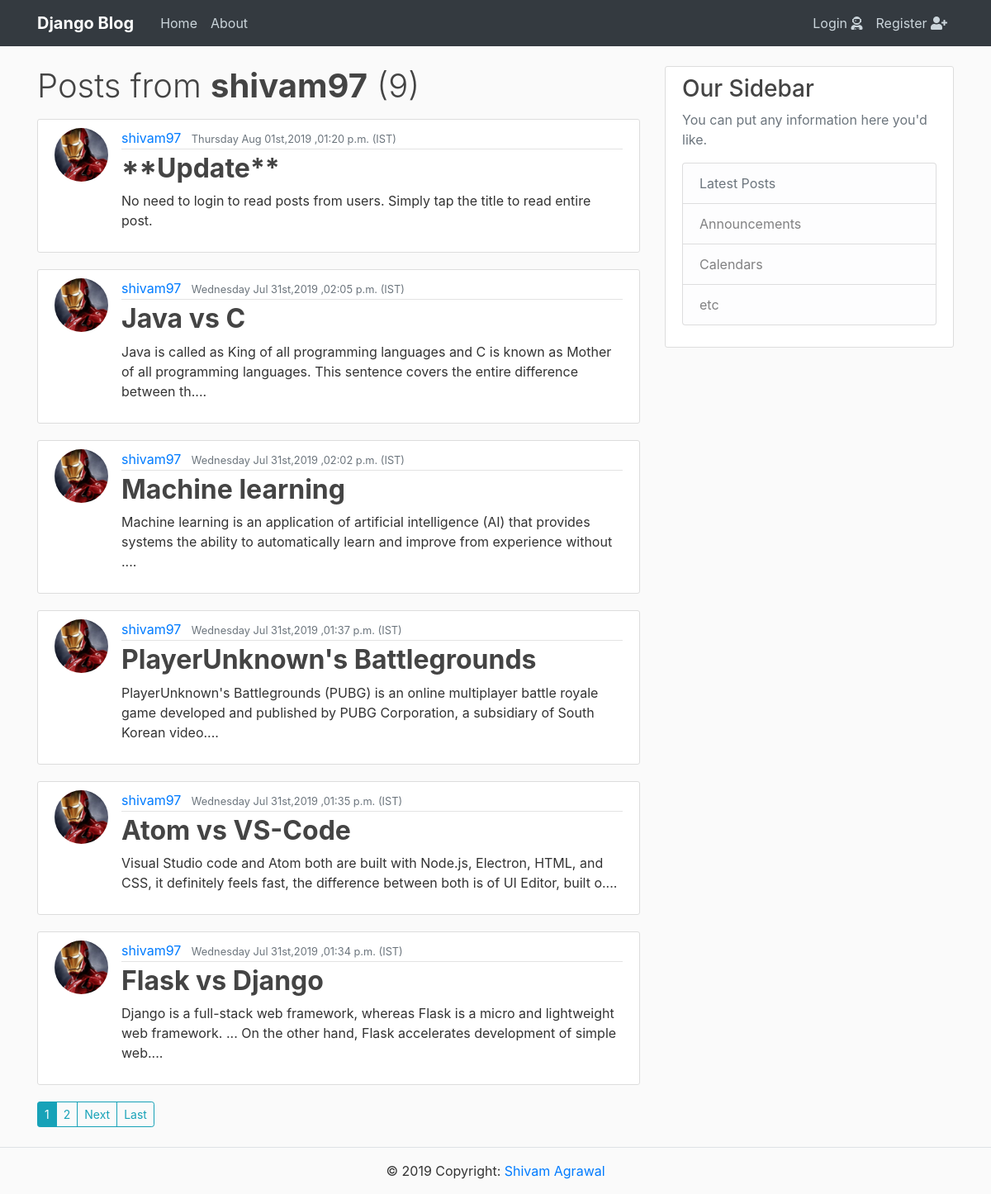
The page /user/shivam97/ on the database its author committed.
### Blog/models.py (models this page shows, shortened)
class BlogPost(models.Model):
    title = models.CharField(max_length=100)
    content = models.TextField()
    date_posted_on = models.DateTimeField(default=timezone.now)
    author = models.ForeignKey(User,on_delete = models.CASCADE)
    def snippet(self):
        if(len(self.content)>160):
            return self.content[:160]
        else:
            return self.content

### users/models.py (models this page shows, shortened)
class Profile(models.Model):
    user = models.OneToOneField(User,on_delete=models.CASCADE)
    profile_pic = models.ImageField(default='default.jpg',upload_to='profile_pics')
    bio = models.TextField(max_length=100)

### Blog/views.py (the view)
# urls.py: path('user/<username>/',UserPostListView.as_view(),name='user-posts'),
class UserPostListView(ListView):
    model = BlogPost
    template_name = 'Blog/user_posts.html'
    context_object_name = 'posts'
    paginate_by = 6
    def get_queryset(self):
        user = get_object_or_404(User,username=self.kwargs.get('username'))
        return BlogPost.objects.filter(author=user).order_by('-date_posted_on')

### templates/Blog/user_posts.html (shortened to what this page needs)
{% extends "blog/base.html" %}
{% block body_block %}
    <h1 class="mb-3 font-weight-light" >Posts from <span class="font-weight-bold">{{view.kwargs.username}}</span> ({{page_obj.paginator.count}})</h1>
    {% for post in posts %}
        <article class="media content-section">
          <img class="rounded-circle article-img" src="{{ post.author.profile.profile_pic.url }}" alt="">
          <div class="media-body">
            <div class="article-metadata">
              <a class="mr-2" href="{% url 'user-posts' post.author.username %}">{{ post.author }}</a>
              <small class="text-muted">{{ post.date_posted_on|date:'l M dS,Y ,h:i a (T)' }}</small>
            </div>
            <h2><a class="article-title font-weight-bold" href="{% url 'post-detail' post.id %}">{{ post.title }}</a></h2>
            {% if post.snippet|length >= 160 %}
              <p class="article-content" data-toggle="tooltip" data-placement="right" title="Click Title to read entire post">{{ post.snippet }}....</p>
            {% else %}
              <p class="article-content" >{{ post.snippet }}</p>
            {% endif %}
          </div>
        </article>
    {% endfor %}
    {% if is_paginated %}
    <div class="btn-group" role="group" aria-label="Basic example">
      {% for num in page_obj.paginator.page_range %}
        {% if page_obj.number == num %}
          <a class="btn btn-info btn-sm mb-4" href="?page={{ num }}">{{ num }}</a>
        {% elif num > page_obj.number|add:'-2' and num < page_obj.number|add:'2' %}
          <a class="btn btn-outline-info btn-sm mb-4" href="?page={{ num }}">{{ num }}</a>
        {% endif %}
      {% endfor %}
      {% if page_obj.has_next %}
        <a class="btn btn-outline-info btn-sm mb-4" href="?page={{ page_obj.next_page_number }}">Next</a>
        <a class="btn btn-outline-info btn-sm mb-4" href="?page={{page_obj.paginator.num_pages}}">Last</a>
      {% endif %}
    </div>
    {% endif %}
{% endblock body_block %}

### static/Blog/style.css (style rules this page uses)
html { height: 100%; }
body { height: 100%; background: #fafafa; color: #333333; margin-top: 5rem; }
h1, h2, h3, h4, h5, h6 { color: #444444; }
.content-section { background: #ffffff; padding: 10px 20px; border: 1px solid #dddddd; border-radius: 3px; margin-bottom: 20px; }
.article-title { color: #444444; }
.article-content { white-space: pre-line; }
.article-img { height: 65px; width: 65px; margin-right: 16px; }
.article-metadata { padding-bottom: 1px; margin-bottom: 4px; border-bottom: 1px solid #e3e3e3 }

### rows shown on the page
BlogPost: author.profile.profile_pic (picture), author "shivam97", date_posted_on "Thursday Aug 01st,2019 ,01:20 p.m. (IST)", title "**Update**", snippet "No need to login to read posts from users. Simply tap the title to read entire post."
BlogPost: author.profile.profile_pic (picture), author "shivam97", date_posted_on "Wednesday Jul 31st,2019 ,02:05 p.m. (IST)", title "Java vs C", snippet "Java is called as King of all programming languages and C is known as Mother of all programming languages. This sentence covers the entire difference between th"
BlogPost: author.profile.profile_pic (picture), author "shivam97", date_posted_on "Wednesday Jul 31st,2019 ,02:02 p.m. (IST)", title "Machine learning", snippet "Machine learning is an application of artificial intelligence (AI) that provides systems the ability to automatically learn and improve from experience without"
BlogPost: author.profile.profile_pic (picture), author "shivam97", date_posted_on "Wednesday Jul 31st,2019 ,01:37 p.m. (IST)", title "PlayerUnknown's Battlegrounds", snippet "PlayerUnknown's Battlegrounds (PUBG) is an online multiplayer battle royale game developed and published by PUBG Corporation, a subsidiary of South Korean video"
BlogPost: author.profile.profile_pic (picture), author "shivam97", date_posted_on "Wednesday Jul 31st,2019 ,01:35 p.m. (IST)", title "Atom vs VS-Code", snippet "Visual Studio code and Atom both are built with Node.js, Electron, HTML, and CSS, it definitely feels fast, the difference between both is of UI Editor, built o"
BlogPost: author.profile.profile_pic (picture), author "shivam97", date_posted_on "Wednesday Jul 31st,2019 ,01:34 p.m. (IST)", title "Flask vs Django", snippet "Django is a full-stack web framework, whereas Flask is a micro and lightweight web framework. ... On the other hand, Flask accelerates development of simple web"

### other values the page prints
{{ view.kwargs.username }} "shivam97"
{{ page_obj.paginator.count }} "9"
{{ num }} "1"
{{ num }} "2"
